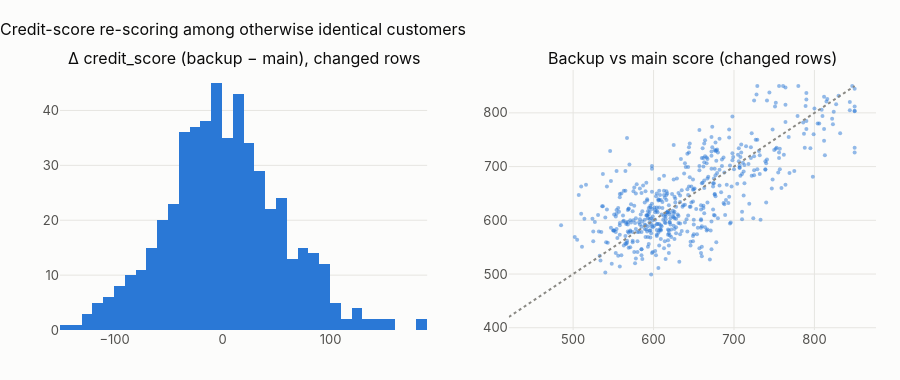

The code cell stored with this chart in its notebook:
### Markdown cell above
## 2 · What kind of change? A mismatch taxonomy
(a) **Same-person pairs:** only `credit_score` moves — how?  (b) **Edited-identity pairs:** which fields disagree, and what *kind* of disagreement is it?

### Code cell
CS = con.sql("""select m.credit_score mcs, b.credit_score bcs, m.estimated_monthly_income mi, b.estimated_monthly_income bi
                from m_customers m join b_customers b using(customer_id) join cust_same using(customer_id)""").df()
cs = CS.dropna(subset=["mcs", "bcs"])
delta = cs.bcs - cs.mcs
nz = delta[delta != 0]
tab = pd.Series(
    {
        "pairs with both scores": len(cs),
        "scores unchanged": int((delta == 0).sum()),
        "scores changed": len(nz),
        "changed %": 100 * len(nz) / len(cs),
        "median |Δ| among changed": nz.abs().median(),
        "sd of Δ among changed": nz.std(),
        "mean Δ (bias)": nz.mean(),
        "values moved to / from null": int(((CS.mcs.isna()) != (CS.bcs.isna())).sum()),
        "income changed": int(((CS.mi != CS.bi) & CS.mi.notna() & CS.bi.notna()).sum()),
    }
)
fig = make_subplots(
    rows=1,
    cols=2,
    subplot_titles=[
        "Δ credit_score (backup − main), changed rows",
        "Backup vs main score (changed rows)",
    ],
)
fig.add_histogram(x=nz, nbinsx=60, marker_color=theme.BLUE, showlegend=False, row=1, col=1)
fig.add_scatter(
    x=cs.mcs[delta != 0],
    y=cs.bcs[delta != 0],
    mode="markers",
    marker=dict(size=4, color=theme.BLUE, opacity=0.5),
    showlegend=False,
    row=1,
    col=2,
)
fig.add_scatter(
    x=[420, 850],
    y=[420, 850],
    mode="lines",
    line=dict(color="#8a8984", dash="dot"),
    showlegend=False,
    row=1,
    col=2,
)
fig.update_layout(height=380, title="Credit-score re-scoring among otherwise identical customers")
fig.show()
tab.to_frame("value").style.format("{:,.2f}")

### Figure 1 — Plotly figure (JSON) as saved in the notebook; plotly's stock layout.template omitted (floating-point values rounded to 4 significant figures; data arrays with more than 128 entries replaced by an {"elided": "..."} marker saying what was removed)
{"data": [{"marker": {"color": "#2a78d6"}, "nbinsx": 60, "showlegend": false, "type": "histogram", "x": {"elided": "519 float values"}, "xaxis": "x", "yaxis": "y"}, {"marker": {"color": "#2a78d6", "opacity": 0.5, "size": 4}, "mode": "markers", "showlegend": false, "type": "scatter", "x": {"elided": "519 float values"}, "xaxis": "x2", "y": {"elided": "519 float values"}, "yaxis": "y2"}, {"line": {"color": "#8a8984", "dash": "dot"}, "mode": "lines", "showlegend": false, "type": "scatter", "x": [420, 850], "xaxis": "x2", "y": [420, 850], "yaxis": "y2"}], "layout": {"annotations": [{"font": {"size": 16}, "showarrow": false, "text": "Δ credit_score (backup − main), changed rows", "x": 0.225, "xanchor": "center", "xref": "paper", "y": 1.0, "yanchor": "bottom", "yref": "paper"}, {"font": {"size": 16}, "showarrow": false, "text": "Backup vs main score (changed rows)", "x": 0.775, "xanchor": "center", "xref": "paper", "y": 1.0, "yanchor": "bottom", "yref": "paper"}], "height": 380, "title": {"text": "Credit-score re-scoring among otherwise identical customers"}, "xaxis": {"anchor": "y", "domain": [0.0, 0.45]}, "xaxis2": {"anchor": "y2", "domain": [0.55, 1.0]}, "yaxis": {"anchor": "x", "domain": [0.0, 1.0]}, "yaxis2": {"anchor": "x2", "domain": [0.0, 1.0]}}}
